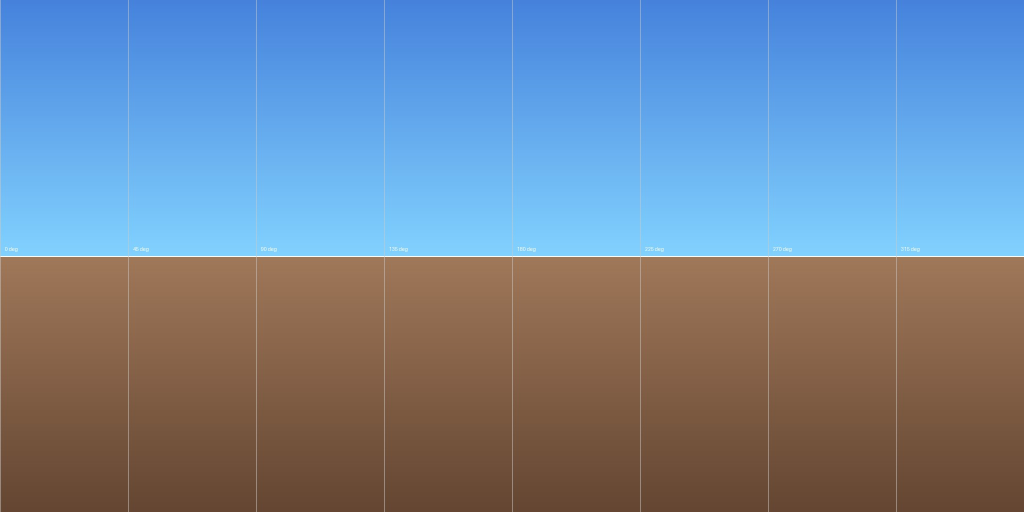
#> input picture apps/panoramas/tests/assets/sample_panorama.jpg, 2048 x 1024 px, found by its file name (shown at 1/2 size)
$ python setup_spike_env.py
#> lines starting #> are read from the running program, lines starting #| are printed output that depends on the picture
"""Spike T-019 Setup Script: Fetch Pannellum 2.5.7 and generate real test fixtures.

This script:
1. Downloads official Pannellum 2.5.7 JS and CSS.
2. Generates real WebP fixtures using the T-017 conversion pipeline standards:
   - Primary: 4096x2048 WebP @ Quality 82 (Target ~1.2 MB)
   - Comparison: 4096x2048 WebP @ Quality 80
   - Comparison: 4096x2048 WebP @ Quality 85
   - Comparison: 2048x1024 WebP @ Quality 82
   - Comparison: 512x256 WebP @ Quality 60 (LQIP)
   - Sample: Real sample panorama from test suite
"""
from __future__ import annotations

import io
import math
import os
import random
import urllib.request

from PIL import Image, ImageDraw

SPIKE_DIR = os.path.dirname(os.path.abspath(__file__))
FIXTURES_DIR = os.path.join(SPIKE_DIR, "fixtures")

os.makedirs(FIXTURES_DIR, exist_ok=True)


def download_pannellum():
    """Download official Pannellum 2.5.7 assets."""
    js_url = "https://cdn.jsdelivr.net/npm/pannellum@2.5.7/build/pannellum.js"
    css_url = "https://cdn.jsdelivr.net/npm/pannellum@2.5.7/build/pannellum.css"

    js_path = os.path.join(SPIKE_DIR, "pannellum.js")
    css_path = os.path.join(SPIKE_DIR, "pannellum.css")

    if not os.path.exists(js_path):
        print(f"Downloading {js_url}...")
        urllib.request.urlretrieve(js_url, js_path)
#> (this line was passed over: the network is not available in this run)
    if not os.path.exists(css_path):
        print(f"Downloading {css_url}...")
        urllib.request.urlretrieve(css_url, css_path)
#> (this line was passed over: the network is not available in this run)

    print("Pannellum 2.5.7 assets verified.")


def generate_rich_equirectangular_image(width=4096, height=2048) -> Image.Image:
    """Create a realistic high-entropy equirectangular restaurant/cafe interior scene."""
#> called with width = 4096, height = 2048
    img = Image.new("RGB", (width, height), (220, 215, 210))
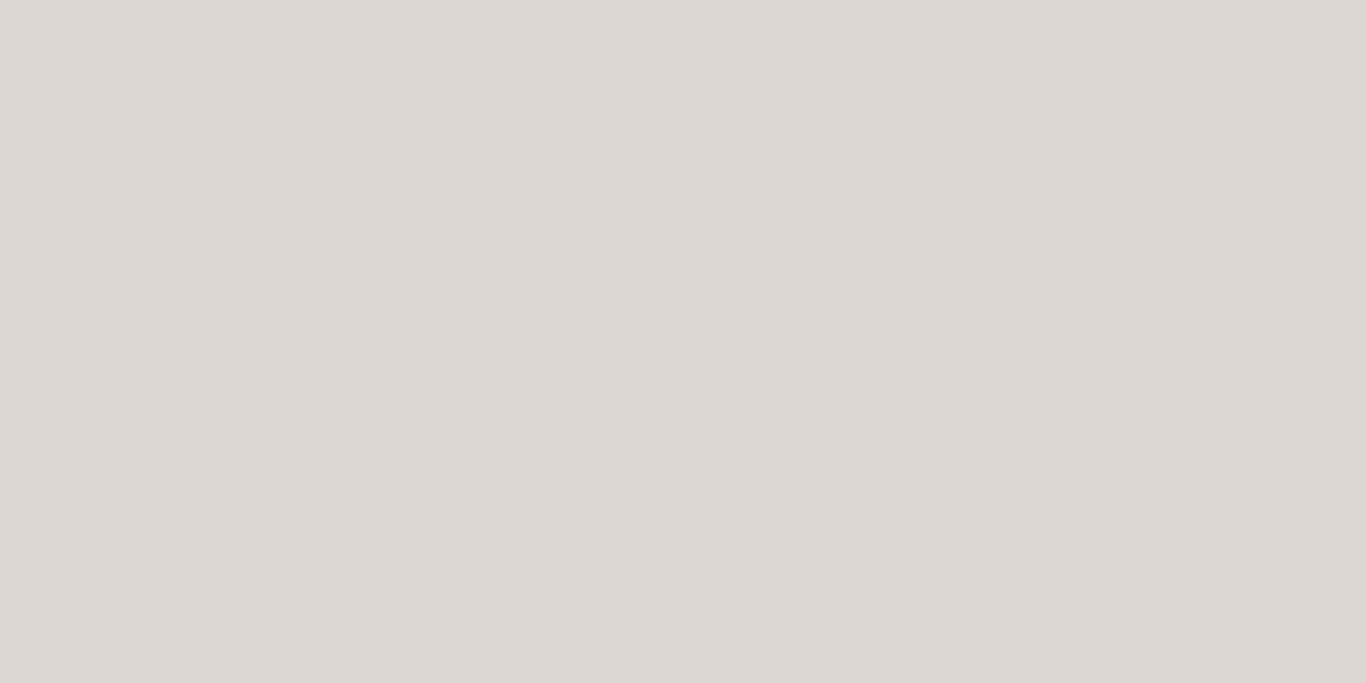
#> img: PIL image 4096x2048 RGB (shown at 1/3 size); mean R, G, B 220, 215, 210
    draw = ImageDraw.Draw(img)

    # Ceiling & lighting gradient
    for y in range(0, int(height * 0.38)):
        ratio = y / (height * 0.38)
        val = int(180 + 70 * math.sin(ratio * math.pi / 2))
        draw.line([(0, y), (width, y)], fill=(val, val - 12, val - 25))

    # Floor with parquet / tile perspective lines
    floor_start = int(height * 0.58)
    for y in range(floor_start, height, 12):
        shade = int(70 + 40 * ((y - floor_start) / (height - floor_start)))
        draw.line([(0, y), (width, y)], fill=(shade, shade - 15, shade - 25), width=2)
    for x in range(0, width, 24):
        draw.line([(x, floor_start), (x, height)], fill=(60, 45, 35), width=1)

    # 16 architectural bays around 360 degrees
    num_bays = 16
    bay_w = width // num_bays
    for i in range(num_bays):
        bx = i * bay_w
        # Pillars
        draw.rectangle([bx + 10, int(height * 0.2), bx + 45, int(height * 0.75)], fill=(110, 85, 65))
        # Windows / decorative art
        draw.rectangle(
            [bx + 55, int(height * 0.25), bx + bay_w - 20, int(height * 0.55)],
            fill=(235, 245, 255),
            outline=(90, 90, 100),
            width=3,
        )
        # Cafe tables & chairs
        tx = bx + bay_w // 2
        ty = int(height * 0.68)
        draw.ellipse([tx - 45, ty - 25, tx + 45, ty + 25], fill=(130, 90, 60), outline=(50, 35, 20), width=3)
        draw.rectangle([tx - 65, ty - 12, tx - 50, ty + 12], fill=(65, 65, 75))
        draw.rectangle([tx + 50, ty - 12, tx + 65, ty + 12], fill=(65, 65, 75))

    # Add controlled photographic grain/textures across entire panorama to reach realistic 1.2 MB file size
    random.seed(1337)
    step = 4
    for y in range(0, height, step):
        for x in range(0, width, step):
            if random.random() < 0.65:
                delta = random.randint(-18, 18)
                px = img.getpixel((x, y))
                draw.point(
                    (x, y),
                    fill=(
                        max(0, min(255, px[0] + delta)),
                        max(0, min(255, px[1] + delta)),
                        max(0, min(255, px[2] + delta)),
                    ),
                )

    return img


def build_fixtures():
    """Build the suite of WebP test fixtures using T-017 standards."""
    print("Generating rich 4096x2048 equirectangular test image...")
    base_4k = generate_rich_equirectangular_image(4096, 2048)
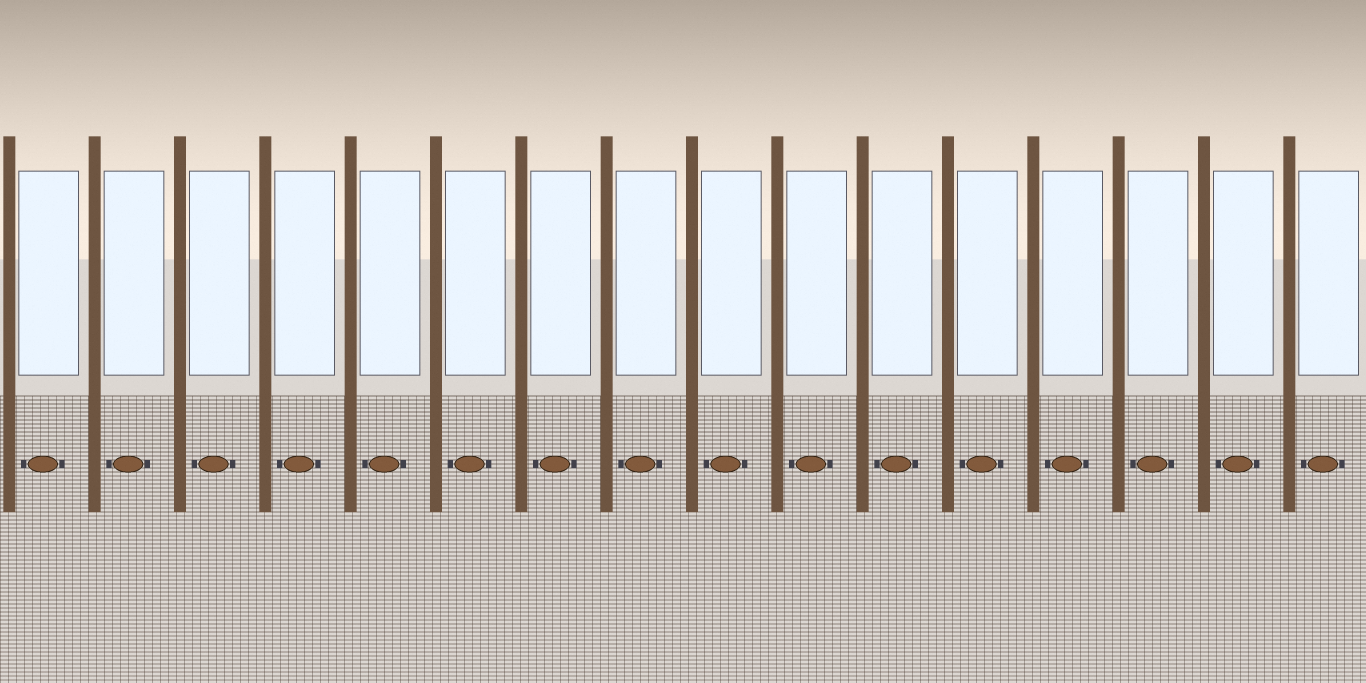
#> base_4k: PIL image 4096x2048 RGB (shown at 1/3 size); mean R, G, B 200.3, 194, 188.4

    fixtures = [
        ("primary_4096x2048_q82.webp", base_4k, 82, 4),
        ("comparison_4096x2048_q80.webp", base_4k, 80, 4),
        ("comparison_4096x2048_q85.webp", base_4k, 85, 4),
    ]

    # Generate 2K downscale
    base_2k = base_4k.resize((2048, 1024), Image.Resampling.LANCZOS)
    fixtures.append(("comparison_2048x1024_q82.webp", base_2k, 82, 4))

    # Generate LQIP thumbnail
    base_thumb = base_4k.resize((512, 256), Image.Resampling.LANCZOS)
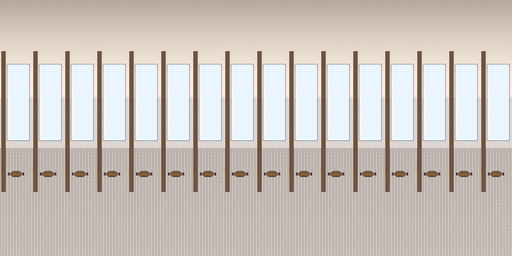
#> base_thumb: PIL image 512x256 RGB; mean R, G, B 200.3, 194, 188.3
    fixtures.append(("thumb_512x256_q60.webp", base_thumb, 60, 4))

    # Real sample from repo if available
    repo_sample = os.path.join(SPIKE_DIR, "..", "..", "apps", "panoramas", "tests", "assets", "sample_panorama.jpg")
    if os.path.exists(repo_sample):
        sample_im = Image.open(repo_sample).convert("RGB")
#> sample_im is the input picture: PIL image 2048x1024 RGB; mean R, G, B 115.1, 132.6, 153.7
        fixtures.append(("sample_panorama_2048x1024_q82.webp", sample_im, 82, 4))

    print("Encoding fixtures:")
    for fname, im, quality, method in fixtures:
        fpath = os.path.join(FIXTURES_DIR, fname)
        im.save(fpath, format="WEBP", quality=quality, method=method)
        size_bytes = os.path.getsize(fpath)
        print(f"  - {fname}: {im.size[0]}x{im.size[1]} @ Q{quality} -> {size_bytes:,} bytes ({size_bytes/1024/1024:.2f} MB)")
#> this loop made 6 passes
#> (fname, quality, size_bytes) on passes 1 to 6: ('primary_4096x2048_q82.webp', 82, 357724), ('comparison_4096x2048_q80.webp', 80, 313618), ('comparison_4096x2048_q85.webp', 85, 473506), ('comparison_2048x1024_q82.webp', 82, 143168), ('thumb_512x256_q60.webp', 60, 4692), ('sample_panorama_2048x1024_q82.webp', 82, 13406)
#|   - primary_4096x2048_q82.webp: 4096x2048 @ Q82 -> 357,724 bytes (0.34 MB)
#|   - comparison_4096x2048_q80.webp: 4096x2048 @ Q80 -> 313,618 bytes (0.30 MB)
#|   - comparison_4096x2048_q85.webp: 4096x2048 @ Q85 -> 473,506 bytes (0.45 MB)
#|   - comparison_2048x1024_q82.webp: 2048x1024 @ Q82 -> 143,168 bytes (0.14 MB)
#|   - thumb_512x256_q60.webp: 512x256 @ Q60 -> 4,692 bytes (0.00 MB)
#|   - sample_panorama_2048x1024_q82.webp: 2048x1024 @ Q82 -> 13,406 bytes (0.01 MB)


if __name__ == "__main__":
    download_pannellum()
    build_fixtures()
